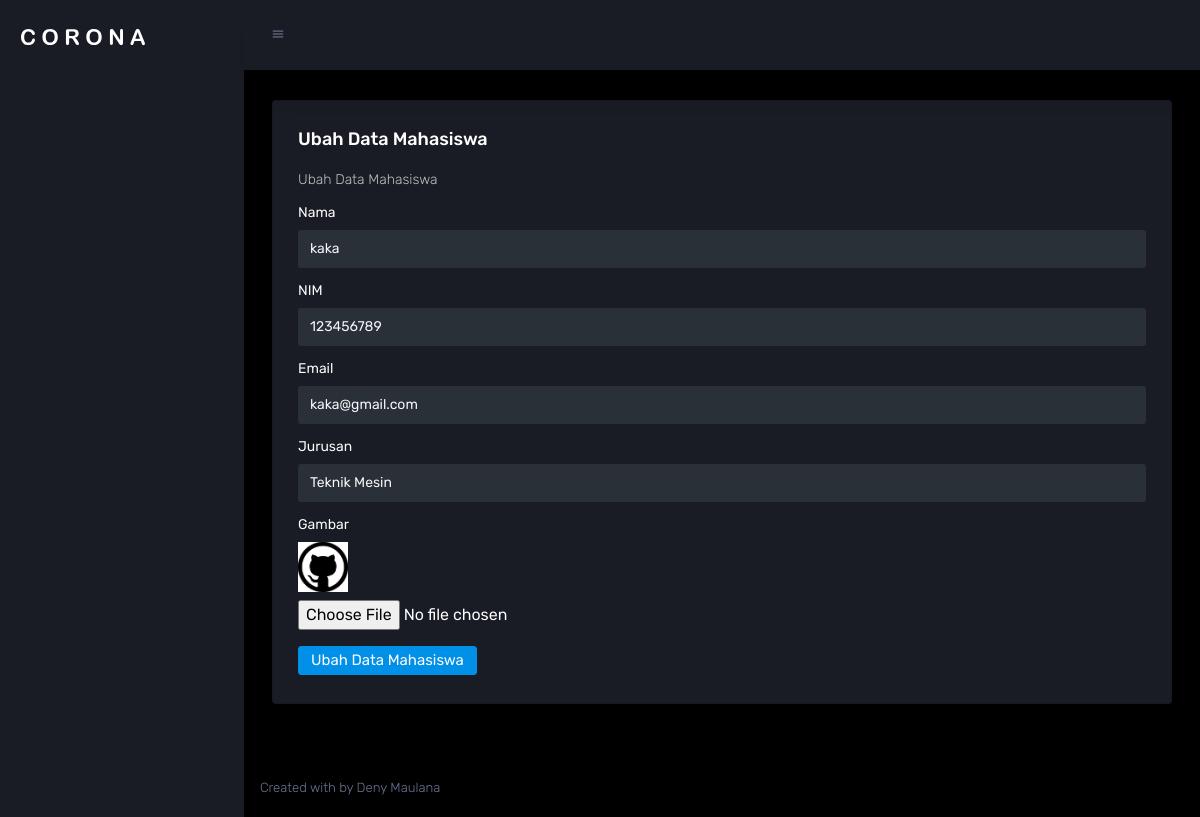
The app's page /ubah.php?id=15 (signed in) with its own data.
### tables this page shows
CREATE TABLE `mahasiswa` (
  `id` int(11) NOT NULL,
  `nama` varchar(100) NOT NULL,
  `nim` char(10) NOT NULL,
  `email` varchar(200) NOT NULL,
  `jurusan` varchar(100) NOT NULL,
  `gambar` varchar(100) NOT NULL
);

### functions.php (called while the page is built, shortened)
<?php
$conn = mysqli_connect("localhost", "root", "", "phpdasar");
function query($query){
    global $conn;
$result = mysqli_query($conn, $query);
$rows = [];
while( $row = mysqli_fetch_assoc($result) ) {
    $rows[] = $row;
}
return $rows;
}
?>

### ubah.php (the view, shortened to what this page needs)
<?php
require 'functions.php';
$id = $_GET["id"];
$mhs = query("SELECT * FROM mahasiswa WHERE id = $id")[0];
?>
<!DOCTYPE html>
<html lang="en">
<head>
    <link rel="stylesheet" href="assets/vendors/mdi/css/materialdesignicons.min.css">
    <link rel="stylesheet" href="assets/vendors/css/vendor.bundle.base.css">
    <link rel="stylesheet" href="assets/vendors/jvectormap/jquery-jvectormap.css">
    <link rel="stylesheet" href="assets/vendors/flag-icon-css/css/flag-icon.min.css">
    <link rel="stylesheet" href="assets/vendors/owl-carousel-2/owl.carousel.min.css">
    <link rel="stylesheet" href="assets/vendors/owl-carousel-2/owl.theme.default.min.css">
    <link rel="stylesheet" href="assets/css/style.css">
</head>
<body>
    <div class="container-scroller">
        <nav class="sidebar sidebar-offcanvas" id="sidebar">
            <div class="sidebar-brand-wrapper d-none d-lg-flex align-items-center justify-content-center fixed-top">
                <a class="sidebar-brand brand-logo" href="ubah.php"><img src="assets/images/logo.svg"
                        alt="logo" /></a>
            </div>
        </nav>
        <div class="container-fluid page-body-wrapper">
            <nav class="navbar p-0 fixed-top d-flex flex-row">
                <div class="navbar-menu-wrapper flex-grow d-flex align-items-stretch">
                    <button class="navbar-toggler navbar-toggler align-self-center" type="button"
                        data-toggle="minimize">
                        <span class="mdi mdi-menu"></span>
                    </button>
                </div>
            </nav>
            <div class="main-panel">
                <div class="content-wrapper">
                    <div class="col-12 grid-margin stretch-card">
                        <div class="card">
                            <div class="card-body">
                                <h4 class="card-title">Ubah Data Mahasiswa</h4>
                                <p class="card-description"> Ubah Data Mahasiswa </p>
                                <form action="" method="post" enctype="multipart/form-data" class="forms-sample">
                                    <div class="form-group">
                                        <label for="nama">Nama</label>
                                        <input type="text" name="nama" id="nama" value="<?= $mhs["nama"]; ?>" class="form-control text-light" placeholder="Nama">
                                    </div>
                                    <div class="form-group">
                                        <label for="nim">NIM</label>
                                        <input type="text" name="nim" id="nim" required value="<?= $mhs["nim"]; ?>" class="form-control text-light"
                                            placeholder="NIM">
                                    </div>
                                    <div class="form-group">
                                        <label for="email">Email</label>
                                        <input type="email" name="email" id="email" value="<?= $mhs["email"]; ?>" class="form-control text-light"
                                            placeholder="Email">
                                    </div>
                                    <div class="form-group">
                                        <label for="jurusan">Jurusan</label>
                                        <input type="text" name="jurusan" id="jurusan" value="<?= $mhs["jurusan"]; ?>" class="form-control text-light"
                                            placeholder="Jurusan">
                                    </div>
                                    <div class="form-group">
                                        <label for="gambar">Gambar</label>
                                        <div class="input-group col-xs-12 mb-2">
                                        <img src="img/<?= $mhs['gambar']?>" width="50">
                                        </div>
                                        <input type="file" name="gambar" id="gambar" class="file-upload-info">
                                    </div>
                                    <button type="submit" name="submit" class="btn btn-primary me-2">Ubah Data Mahasiswa</button>
                                </form>
                            </div>
                        </div>
                    </div>
                </div>
                <footer class="footer">
                    <div class="d-sm-flex justify-content-center justify-content-sm-between">
                        <span class="text-muted d-block text-center text-sm-left d-sm-inline-block">Created with by Deny Maulana</span>
                    </div>
                </footer>
            </div>
        </div>
    </div>
</body>
</html>

### records on screen
mahasiswa: nama "kaka", nim "123456789", email "kaka@gmail.com", jurusan "Teknik Mesin", gambar (picture)
